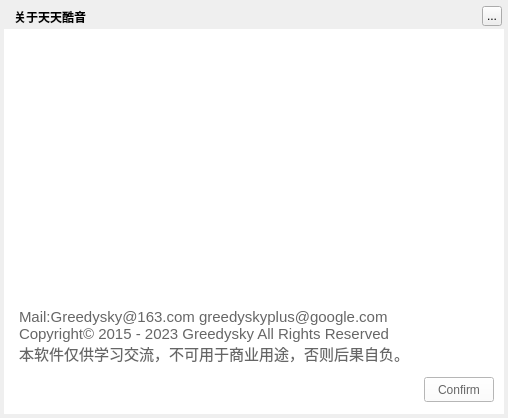
<?xml version="1.0" encoding="UTF-8"?>
<ui version="4.0">
 <class>MusicMessageAboutDialog</class>
 <widget class="QWidget" name="MusicMessageAboutDialog">
  <property name="geometry">
   <rect>
    <x>0</x>
    <y>0</y>
    <width>508</width>
    <height>418</height>
   </rect>
  </property>
  <property name="windowTitle">
   <string>关于天天酷音</string>
  </property>
  <property name="styleSheet">
   <string notr="true"/>
  </property>
  <widget class="QLabel" name="background">
   <property name="geometry">
    <rect>
     <x>4</x>
     <y>4</y>
     <width>500</width>
     <height>410</height>
    </rect>
   </property>
   <property name="styleSheet">
    <string notr="true"/>
   </property>
   <property name="text">
    <string/>
   </property>
  </widget>
  <widget class="QLabel" name="topTitleName">
   <property name="geometry">
    <rect>
     <x>14</x>
     <y>4</y>
     <width>220</width>
     <height>25</height>
    </rect>
   </property>
   <property name="styleSheet">
    <string notr="true">color:&quot;#FFFFFF&quot;;font-weight:bold</string>
   </property>
   <property name="text">
    <string>关于天天酷音</string>
   </property>
  </widget>
  <widget class="QToolButton" name="topTitleCloseButton">
   <property name="geometry">
    <rect>
     <x>482</x>
     <y>6</y>
     <width>20</width>
     <height>20</height>
    </rect>
   </property>
   <property name="text">
    <string>...</string>
   </property>
  </widget>
  <widget class="QWidget" name="backgroundMask" native="true">
   <property name="geometry">
    <rect>
     <x>4</x>
     <y>29</y>
     <width>500</width>
     <height>385</height>
    </rect>
   </property>
   <property name="styleSheet">
    <string notr="true">QWidget{color:#666666;background:white;}
QLabel{background:transparent;}</string>
   </property>
   <widget class="QLabel" name="iconLabel">
    <property name="geometry">
     <rect>
      <x>0</x>
      <y>0</y>
      <width>500</width>
      <height>200</height>
     </rect>
    </property>
    <property name="text">
     <string/>
    </property>
    <property name="scaledContents">
     <bool>true</bool>
    </property>
   </widget>
   <widget class="QLabel" name="versionLabel">
    <property name="geometry">
     <rect>
      <x>15</x>
      <y>213</y>
      <width>455</width>
      <height>70</height>
     </rect>
    </property>
    <property name="styleSheet">
     <string notr="true">font-size:15px;font-weight:bold;</string>
    </property>
   </widget>
   <widget class="QPushButton" name="confirmButton">
    <property name="geometry">
     <rect>
      <x>420</x>
      <y>348</y>
      <width>70</width>
      <height>25</height>
     </rect>
    </property>
    <property name="text">
     <string>Confirm</string>
    </property>
   </widget>
   <widget class="QLabel" name="counterLabel">
    <property name="geometry">
     <rect>
      <x>15</x>
      <y>345</y>
      <width>200</width>
      <height>25</height>
     </rect>
    </property>
    <property name="styleSheet">
     <string notr="true">font-size:15px</string>
    </property>
    <property name="textFormat">
     <enum>Qt::PlainText</enum>
    </property>
   </widget>
   <widget class="QLabel" name="textLabel">
    <property name="geometry">
     <rect>
      <x>15</x>
      <y>277</y>
      <width>455</width>
      <height>60</height>
     </rect>
    </property>
    <property name="styleSheet">
     <string notr="true">font-size:15px</string>
    </property>
    <property name="text">
     <string>Mail:Greedysky@163.com greedyskyplus@google.com
Copyright© 2015 - 2023 Greedysky All Rights Reserved
本软件仅供学习交流，不可用于商业用途，否则后果自负。</string>
    </property>
   </widget>
  </widget>
 </widget>
 <resources/>
 <connections/>
</ui>
